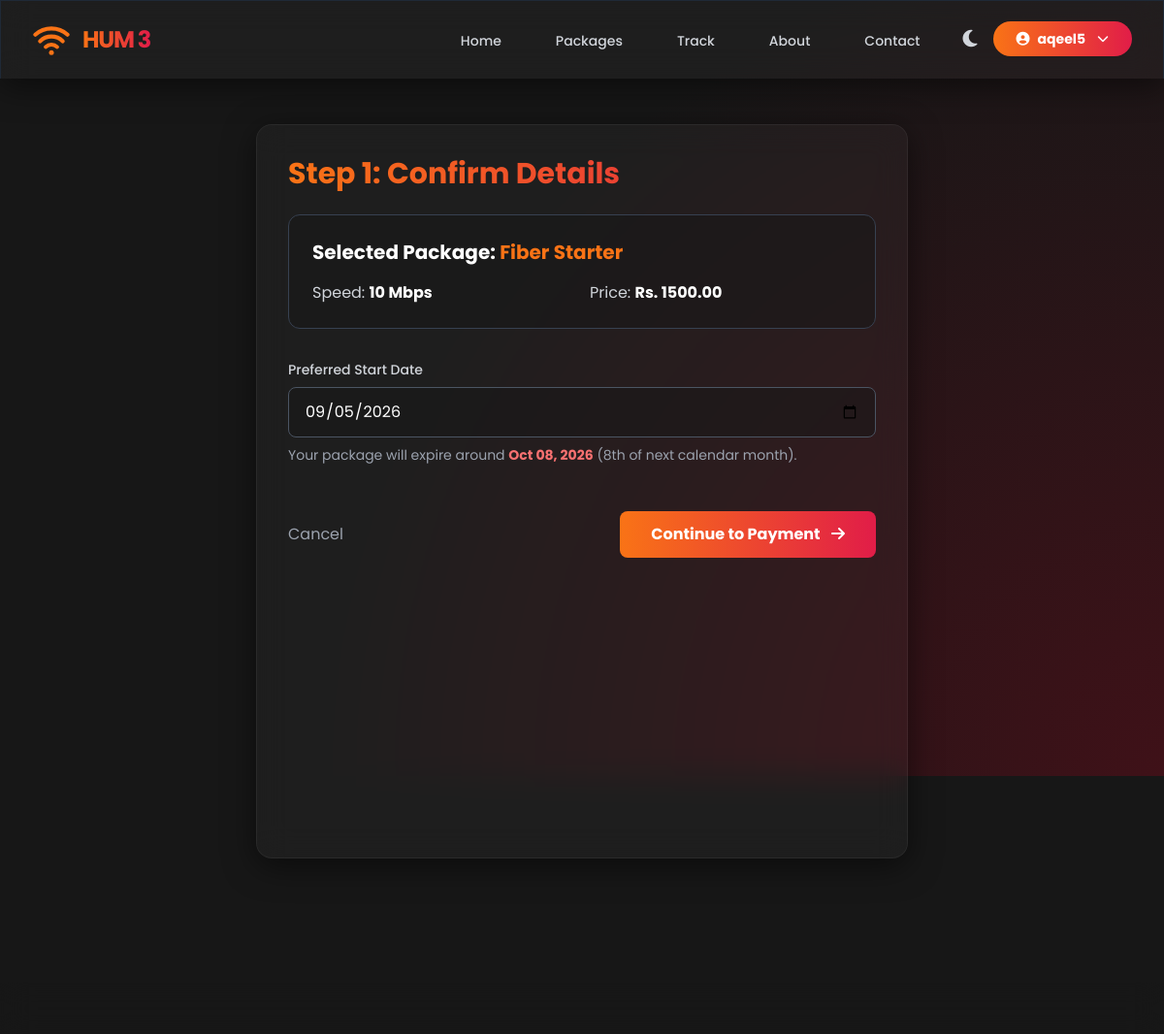
Page /billing/purchase/1/ (signed in) on the committed database.
### billing/models.py (models this page shows, shortened)
class Package(models.Model):
    name = models.CharField(max_length=100)
    speed_mbps = models.IntegerField()
    price = models.DecimalField(max_digits=10, decimal_places=2)
    active = models.BooleanField(default=True)

### billing/views.py (the view, shortened to what this page needs)
# urls.py: path('purchase/<int:pkg_id>/', views.purchase, name='purchase'),
@login_required
def purchase(request, pkg_id):
    package = get_object_or_404(Package, id=pkg_id)
    today = datetime.today().date()
    next_month = today + relativedelta(months=1)
    expiry = next_month.replace(day=8)
    return render(request, 'billing/purchase.html', {
        'package': package,
        'today': today.strftime('%Y-%m-%d'),
        'expiry_estimate': expiry.strftime('%b %d, %Y')
    })

### templates/billing/purchase.html (shortened to what this page needs)
{% extends 'base.html' %}
{% block content %}
<div class="flex justify-center min-h-[80vh] px-4 py-12 relative z-10">
    <div class="glass-panel w-full max-w-2xl p-8 rounded-2xl">
        <h2 class="text-2xl md:text-3xl font-bold gradient-text mb-6">Step 1: Confirm Details</h2>
        <div class="bg-darkBg/50 p-6 rounded-xl mb-8 border border-gray-700">
            <h3 class="text-xl font-bold text-white mb-4">Selected Package: <span class="text-primary">{{ package.name }}</span></h3>
            <div class="grid grid-cols-2 gap-4 text-gray-300">
                <div>Speed: <strong class="text-white">{{ package.speed_mbps }} Mbps</strong></div>
                <div>Price: <strong class="text-white">Rs. {{ package.price }}</strong></div>
            </div>
        </div>
        <form method="POST" action="{% url 'purchase' package.id %}" class="space-y-6">
            <div>
                <label class="block text-sm font-medium text-gray-300 mb-2">Preferred Start Date</label>
                <input type="date" name="start_date" id="start_date" value="{{ today }}" min="{{ today }}" required class="block w-full px-4 py-3 border border-gray-600 rounded-lg bg-darkBg/50 text-white focus:outline-none focus:ring-2 focus:ring-primary transition" onchange="updateExpiry()">
                <p class="text-sm text-gray-400 mt-2">Your package will expire around <strong class="text-red-400" id="expiry_estimate">{{ expiry_estimate }}</strong> (8th of next calendar month).</p>
            </div>
            <div class="flex justify-between items-center pt-6">
                <a href="{% url 'packages' %}" class="text-gray-400 hover:text-white transition">Cancel</a>
                <button type="submit" class="bg-gradient-to-r from-primary to-secondary text-white font-bold py-3 px-8 rounded-lg btn-glow">
                    Continue to Payment <i class="fas fa-arrow-right ml-2"></i>
                </button>
            </div>
        </form>
    </div>
</div>
{% endblock %}

### templates/base.html (shortened to what this page needs)
<!DOCTYPE html>
<html lang="en" class="dark">
<head>
    <script src="https://cdn.tailwindcss.com"></script>
    <link rel="stylesheet" href="https://cdnjs.cloudflare.com/ajax/libs/font-awesome/6.4.0/css/all.min.css">
</head>
<body class="antialiased selection:bg-primary selection:text-white flex flex-col min-h-screen"
      x-data="{ lightMode: localStorage.getItem('theme') === 'light' }"
      x-init="$watch('lightMode', val => {
          localStorage.setItem('theme', val ? 'light' : 'dark');
          if(val) document.documentElement.classList.add('light-theme');
          else document.documentElement.classList.remove('light-theme');
      });
      if(lightMode) document.documentElement.classList.add('light-theme');">
    <div class="particles" id="particles"></div>
    <nav class="fixed w-full z-50 glass-panel border-b-0 border-b border-gray-800" x-data="{ mobileMenuOpen: false }">
        <div class="max-w-7xl mx-auto px-4 sm:px-6 lg:px-8">
            <div class="flex items-center justify-between h-20">
                <div class="flex items-center">
                    <a href="{% url 'home' %}" class="flex items-center gap-3 group">
                        <span class="text-2xl font-bold tracking-tighter gradient-text">HUM 3</span>
                    </a>
                </div>
                <div class="hidden md:block">
                    <div class="ml-10 flex items-baseline space-x-8">
                        <a href="{% url 'home' %}" class="nav-link text-gray-300 hover:text-white px-3 py-2 rounded-md text-sm font-medium transition-colors ">Home</a>
                        <a href="{% url 'packages' %}" class="nav-link text-gray-300 hover:text-white px-3 py-2 rounded-md text-sm font-medium transition-colors ">Packages</a>
                        <a href="{% url 'track' %}" class="nav-link text-gray-300 hover:text-white px-3 py-2 rounded-md text-sm font-medium transition-colors ">Track</a>
                        <a href="{% url 'about' %}" class="nav-link text-gray-300 hover:text-white px-3 py-2 rounded-md text-sm font-medium transition-colors ">About</a>
                        <a href="{% url 'contact' %}" class="nav-link text-gray-300 hover:text-white px-3 py-2 rounded-md text-sm font-medium transition-colors ">Contact</a>
                        <div class="flex items-center gap-4">
                            <button @click="lightMode = !lightMode" class="text-gray-300 hover:text-white transition focus:outline-none" title="Toggle Light/Dark Mode">
                                <i class="fas fa-moon text-xl" x-show="!lightMode"></i>
                            </button>
                            {% if user.is_authenticated %}
                            <div class="relative" x-data="{ open: false }" @click.away="open = false">
                                <button @click="open = !open" class="bg-gradient-to-r from-primary to-secondary text-white px-6 py-2 rounded-full text-sm font-bold btn-glow flex items-center gap-2">
                                    <i class="fas fa-user-circle"></i> {{ user.username }} <i class="fas fa-chevron-down ml-1 text-xs"></i>
                                </button>
                            </div>
                        {% else %}
                            <a href="{% url 'account_login' %}" class="bg-gradient-to-r from-primary to-secondary text-white px-6 py-2 rounded-full text-sm font-bold btn-glow flex items-center gap-2">
                                <i class="fas fa-sign-in-alt"></i> Login
                            </a>
                        {% endif %}
                        </div>
                    </div>
                </div>
            </div>
        </div>
    </nav>
    <main class="flex-grow pt-20">
        {% block content %}
        {% endblock content %}
    </main>
    <footer class="glass-panel mt-20 border-t border-gray-800 py-8">
        <div class="max-w-7xl mx-auto px-4 sm:px-6 lg:px-8 text-center text-gray-400">
            <p>&copy; 2026 Hum 3 Network. All rights reserved.</p>
        </div>
    </footer>
</body>
</html>

### templates/base.html (style rules this page uses)
body { font-family: 'Poppins', sans-serif; background-color: #171717; color: #f8fafc; overflow-x: hidden; }
.glass-panel { background: rgba(255, 255, 255, 0.03); backdrop-filter: blur(16px); -webkit-backdrop-filter: blur(16px); border: 1px solid rgba(255, 255, 255, 0.05); box-shadow: 0 8px 32px 0 rgba(0, 0, 0, 0.5); }
.gradient-text { background: linear-gradient(90deg, #f97316, #e11d48); -webkit-background-clip: text; -webkit-text-fill-color: transparent; background-clip: text; }
.particles { position: fixed; top: 0; left: 0; width: 100vw; height: 100vh; z-index: -1; overflow: hidden; background: radial-gradient(circle at center, #3f1118 0%, #171717 60%); background-size: 200% 200%; animation: bgShift 15s ease infinite; }
.nav-link { position: relative; }
.nav-link::after { content: ''; position: absolute; width: 0; height: 2px; bottom: 6px; left: 50%; transform: translateX(-50%); background: linear-gradient(90deg, #f97316, #e11d48); transition: width 0.3s ease; }
.btn-glow { transition: all 0.3s ease; }

### rows in the picture
Package: name "Fiber Starter", speed_mbps "10", price "1500.00"

### other values in the picture
{{ user.username }} "aqeel5"
{{ expiry_estimate }} "Oct 08, 2026"
